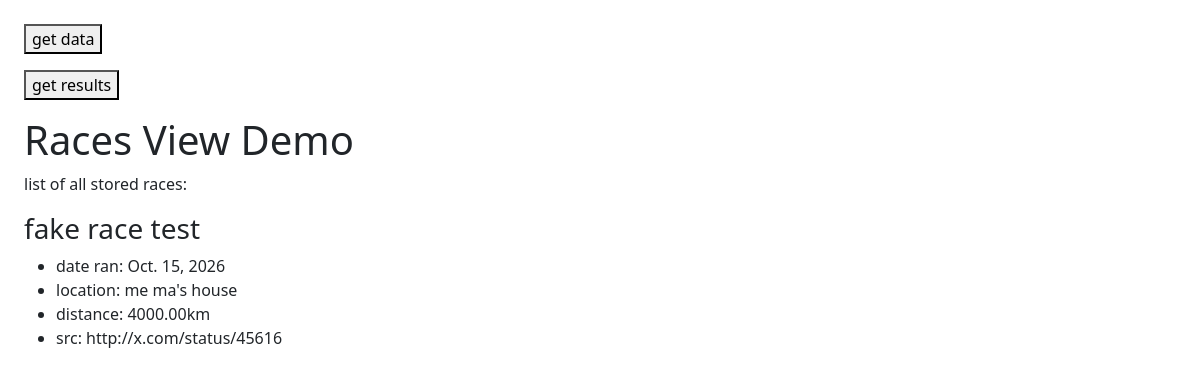
Page /demo/ on the earlier database version.
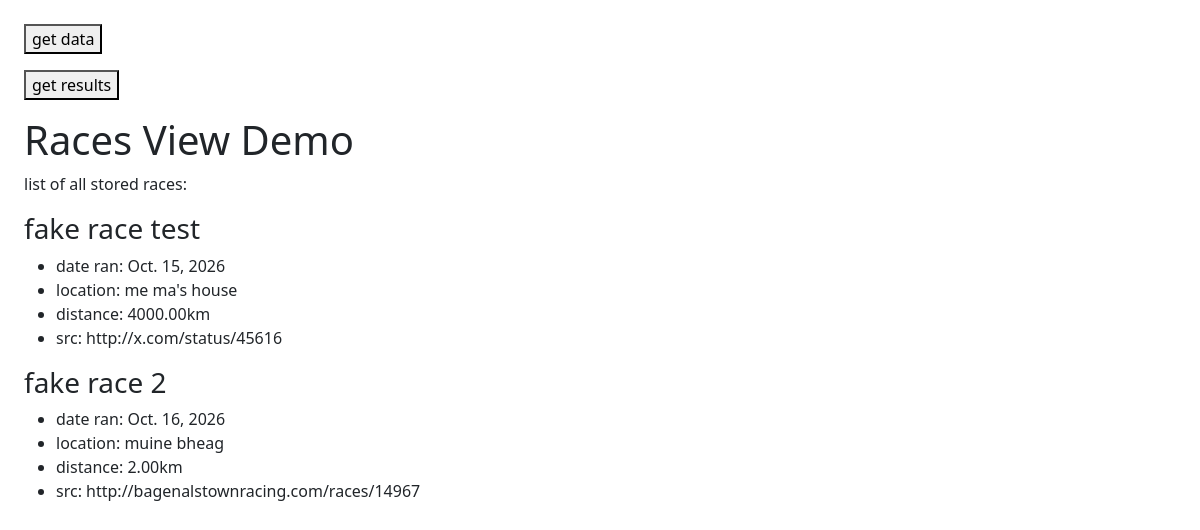
Same page on the later database version.
### core_api/models.py (models this page shows)
class Race(models.Model):
    created = models.DateTimeField(auto_now_add=True)
    title = models.CharField(max_length=100, blank=True, default="")
    dateRan = models.DateField()
    location = models.CharField(max_length=200, blank=True, default="")
    distanceKm = models.DecimalField(max_digits=6, decimal_places=2, null=True, blank=True)
    source = models.CharField(max_length=100)
    sourceId = models.CharField(max_length=100, blank=True, default="")
    sourceUrl = models.URLField(blank=True, default="")
    class Meta:
        constraints = [
            models.UniqueConstraint(fields=["source", "sourceId"], name="unique_race_per_source")
        ]

### core_api/views.py (the view)
def demo(request):
    template = loader.get_template('demo.html')
    races = Race.objects.all().values()
    context = {
        "races": races
    }
    return HttpResponse(template.render(context, request))

### core_api/templates/demo.html (shortened to what this page needs)
{% extends "base.html" %}
{% block content %}
<h1>Races View Demo</h1>
<p>list of all stored races:</p>
{% for race in races %}
        <h3>{{ race.title }}</h3>
        <ul>
            <li>date ran: {{ race.dateRan }}</li>
            <li>location: {{ race.location }}</li>
            <li>distance: {{ race.distanceKm }}km</li>
            <li>src:      {{ race.sourceUrl }}</li>
        </ul>
    {% endfor %}
{% endblock content %}

### core_api/templates/base.html (shortened to what this page needs)
<!DOCTYPE html>
<html>
    <head>
        <link rel="stylesheet" href="https://cdn.jsdelivr.net/npm/bootstrap@5.3.8/dist/css/bootstrap.min.css">
    </head>
    <body>
        {% include "components/testControls.html" %}
        {% block content %}
        {% endblock %}
    </body>
</html>

### core_api/templates/components/testControls.html (shortened to what this page needs)
<button id="getDataButton">get data</button>
<button id="getResultsButton">get results</button>

### core_api/templates/base.html (style rules this page uses)
body { padding: 24px }

Differences in the rows shown:
added Race: title "fake race 2", dateRan "Oct. 16, 2026", location "muine bheag", distanceKm "2.00", sourceUrl "http://bagenalstownracing.com/races/14967"
